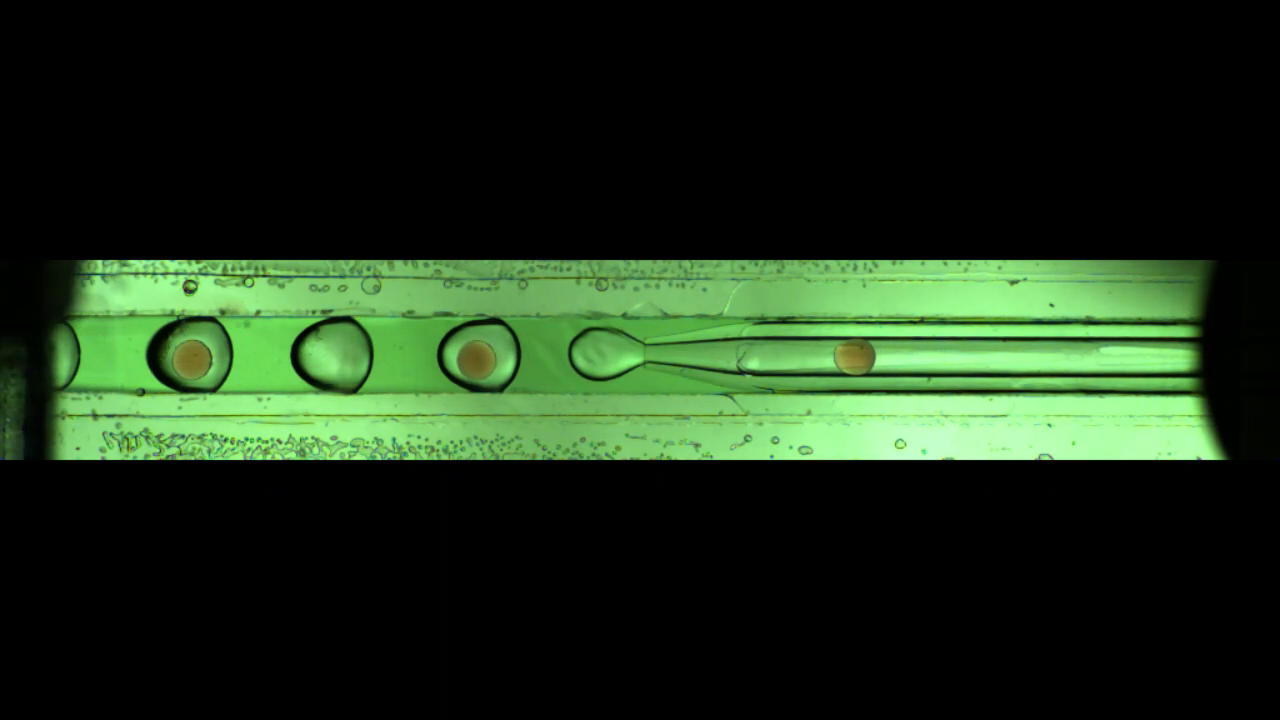
#> input picture frame 58 of videos/Media1.mp4, 1280 x 720 px
$ python main.py
#> lines starting #> are read from the running program, lines starting #| are printed output that depends on the picture; after the words box and inside, x2 and y2 are one past the last pixel; in counts of white or black regions, pixels touching at a corner belong together
### src/color_recognition.py
import cv2
import numpy as np


def convert_to_hsv(frame):
    """
    Converts a BGR frame to HSV color space.
    Args:
        frame (ndarray): BGR image.
    Returns:
        hsv (ndarray): HSV image.
    """
    hsv = cv2.cvtColor(frame, cv2.COLOR_BGR2HSV)
    return hsv


def create_droplet_mask(hsv_frame, droplet_hue_range, background_hue_range):
    """
    Creates a binary mask separating droplets from background based on hue.

    Args:
        hsv_frame (ndarray): HSV image.
        droplet_hue_range (tuple): (lower, upper) bounds for droplet hue.
        background_hue_range (tuple): (lower, upper) bounds for background hue.

    Returns:
        mask (ndarray): Binary mask (droplet = 255, background = 0)
    """
    # Extract hue channel
    hue = hsv_frame[:, :, 0]

    # Create background mask
    background_mask = cv2.inRange(hue, background_hue_range[0], background_hue_range[1])

    # Create droplet mask
    droplet_mask = cv2.inRange(hue, droplet_hue_range[0], droplet_hue_range[1])

    # Invert background mask (background becomes 0, droplet becomes 255)
    mask = droplet_mask

    return mask

### src/droplet_detector.py

import cv2
import numpy as np

def find_droplets(mask, min_area=300):
    """
    Finds blobs (droplets) in the binary mask, applies cleaning and area filtering.
    Args:
        mask (ndarray): Binary mask image.
        min_area (int): Minimum area to consider a blob as a droplet.
    Returns:
        contours (list): List of valid contours.
    """
    # Morphological closing to clean up the mask
    kernel = np.ones((5, 5), np.uint8)
    cleaned_mask = cv2.morphologyEx(mask, cv2.MORPH_CLOSE, kernel)

    contours, _ = cv2.findContours(cleaned_mask, cv2.RETR_EXTERNAL, cv2.CHAIN_APPROX_SIMPLE)

    # Filter small contours
    valid_contours = []
    for cnt in contours:
        area = cv2.contourArea(cnt)
        if area >= min_area:
            valid_contours.append(cnt)

    return valid_contours

def calculate_centers(contours):
    """
    Calculates center of mass for each contour.
    Args:
        contours (list): List of contours.
    Returns:
        centers (list of tuples): List of (x, y) center coordinates.
    """
    centers = []
    for cnt in contours:
        M = cv2.moments(cnt)
        if M["m00"] != 0:
            cX = int(M["m10"] / M["m00"])
            cY = int(M["m01"] / M["m00"])
            centers.append((cX, cY))
    return centers

### src/wrap_detector.py
import cv2
import numpy as np

def detect_wraps(frame):
    """
    Detect outer wraps by applying CLAHE + Canny + Hough Circle Transform,
    then filter circles to only those inside the desired detection window.
    """

    # Convert to grayscale
    gray = cv2.cvtColor(frame, cv2.COLOR_BGR2GRAY)

    # Apply CLAHE (contrast enhancement)
    clahe = cv2.createCLAHE(clipLimit=2.0, tileGridSize=(8, 8))
    enhanced = clahe.apply(gray)

    # Apply Canny Edge Detection
    edges = cv2.Canny(enhanced, threshold1=50, threshold2=150)

    # Apply Hough Circle Transform
    circles = cv2.HoughCircles(
        edges,
        cv2.HOUGH_GRADIENT,
        dp=1.2,
        minDist=40,
        param1=50,
        param2=55,  # <- stricter
        minRadius=20,
        maxRadius=50
    )

    if circles is not None:
        circles = np.uint16(np.around(circles))

        # Now filter circles inside the fixed window (yellow lines area)
        filtered_circles = []
        window_x_start = 410
        window_x_end = 500
        window_y_start = 0
        window_y_end = frame.shape[0]

        for circle in circles[0, :]:
            x, y, radius = circle
            if window_x_start <= x <= window_x_end and window_y_start <= y <= window_y_end:
                filtered_circles.append((x, y, radius))

        if len(filtered_circles) > 0:
            filtered_circles = np.array([filtered_circles])  # match expected shape
        else:
            filtered_circles = None

        return filtered_circles

    return None

### src/video_loader.py
import cv2

def load_video(video_path):
    """
    Opens a video file for reading frames.
    Args:
        video_path (str): Path to the video file.
    Returns:
        cv2.VideoCapture object if successful, else None.
    """
    cap = cv2.VideoCapture(video_path)
    if not cap.isOpened():
        print(f"Error: Could not open video {video_path}")
        return None
    return cap

def read_frames(cap):
    """
    Generator function that yields frames from a VideoCapture object.
    Args:
        cap: OpenCV VideoCapture object.
    Yields:
        frame (ndarray): Next frame from the video.
    """
    while cap.isOpened():
        ret, frame = cap.read()
        if not ret:
            break
        yield frame
    cap.release()

### src/utils.py
import numpy as np

class DropletTracker:
    def __init__(self, distance_threshold=20):
        self.tracked_centers = []
        self.distance_threshold = distance_threshold

    def update(self, detected_centers):
        for center in detected_centers:
            if not self.is_already_tracked(center):
                self.tracked_centers.append(center)

    def is_already_tracked(self, center):
        for tracked_center in self.tracked_centers:
            distance = np.linalg.norm(np.array(center) - np.array(tracked_center))
            if distance < self.distance_threshold:
                return True
        return False

    def get_total_count(self):
        return len(self.tracked_centers)

class OuterDropletStateTracker:
    def __init__(self, window_x_start=410, window_x_end=500, max_missed_frames=5):
        self.window_x_start = window_x_start
        self.window_x_end = window_x_end
        self.successful_droplets = 0
        self.unsuccessful_droplets = 0
        self.total_droplets = 0
        self.waiting_for_next = False
        self.missed_frames = 0
        self.max_missed_frames = max_missed_frames

    def update(self, outer_circles, inner_centers):
        """Update tracker based on outer wraps + inner centers."""

        found_valid_circle = False
        found_inner_match = False

        if outer_circles is not None:
            for circle in outer_circles[0, :]:
                x, y, radius = circle

                # Strict: Only process circles FULLY inside window
                if (x - radius >= self.window_x_start) and (x + radius <= self.window_x_end):
                    found_valid_circle = True

                    for inner_center in inner_centers:
                        distance = np.linalg.norm(np.array((x, y)) - np.array(inner_center))
                        if distance <= radius:
                            found_inner_match = True
                            break
                    break  # Only consider the first fully inside one

        if not self.waiting_for_next:
            if found_valid_circle:
                # New droplet detected -> Count immediately
                self.total_droplets += 1
                if found_inner_match:
                    self.successful_droplets += 1
                else:
                    self.unsuccessful_droplets += 1

                self.waiting_for_next = True  # Now wait before counting again
                self.missed_frames = 0

        else:
            if found_valid_circle:
                # Still seeing the same droplet -> Reset missed frames
                self.missed_frames = 0
            else:
                self.missed_frames += 1
                if self.missed_frames >= self.max_missed_frames:
                    # Enough empty frames passed -> allow next droplet counting
                    self.waiting_for_next = False
                    self.missed_frames = 0

        return self.successful_droplets, self.total_droplets, self.unsuccessful_droplets


# [28 lines left out: function count_successful_droplets, not called in this run]

### src/main.py
import cv2
from video_loader import load_video, read_frames
from color_recognition import convert_to_hsv, create_droplet_mask
from droplet_detector import find_droplets, calculate_centers
from wrap_detector import detect_wraps
from utils import DropletTracker, OuterDropletStateTracker
import config
# The video on slide 49 Lecture 1 was loaded to initiate the identification
def main():
    video_path = config.VIDEO_PATH
    cap = load_video(video_path)

    if cap is None:
        return
    # Colour range detection and isolation of background
    droplet_hue_range = config.DROPLET_HUE_RANGE
    background_hue_range = config.BACKGROUND_HUE_RANGE

    # Track inner droplet movement between frames
    tracker = DropletTracker(distance_threshold=config.TRACKER_DISTANCE_THRESHOLD)

    # track droplets passing through the window and if successfully formed outer wrap
    outer_state_tracker = OuterDropletStateTracker(window_x_start=410, window_x_end=500, max_missed_frames=5)
    # Iteration
    for idx, frame in enumerate(read_frames(cap)):
        # Convert to hsv
        hsv_frame = convert_to_hsv(frame)

    # part 1:Inner droplet detection
        # Colour Thresholding, contours and centre computation
        mask = create_droplet_mask(hsv_frame, droplet_hue_range, background_hue_range)
        contours = find_droplets(mask, min_area=config.MIN_DROPLET_AREA)
        centers = calculate_centers(contours)
        # Part 4: Mass/Blob Detection

        # Define detection window
        window_x_start = 410
        window_x_end = 500
        window_y_start = 0
        window_y_end = frame.shape[0]

        # Filter inner centers inside window
        filtered_centers = []
        for (x, y) in centers:
            if window_x_start <= x <= window_x_end and window_y_start <= y <= window_y_end:
                filtered_centers.append((x, y))

        # Update tracker with centers
        tracker.update(filtered_centers)

        inner_droplet_info = []  # list of (center, radius) tuples

        for cnt in contours:
            if cv2.contourArea(cnt) >= config.MIN_DROPLET_AREA:
                (x, y), radius = cv2.minEnclosingCircle(cnt)
                center = (int(x), int(y))
                radius = int(radius)
                inner_droplet_info.append((center, radius))

        for center, radius in inner_droplet_info:
            # Optional: scale radius slightly bigger for better visibility
            display_radius = int(radius * 1.2)

            cv2.circle(frame, center, radius=display_radius, color=(0, 0, 255), thickness=2)
            cv2.circle(frame, center, 2, (255, 0, 0), 3)  # small blue center dot

        # part 2: Outer wrap detection
        circles = detect_wraps(frame)

        # Draw outer wraps
        if circles is not None:
            for circle in circles[0, :]:
                center = (circle[0], circle[1])
                radius = circle[2]
                cv2.circle(frame, center, radius, (0, 255, 0), 2)
                cv2.circle(frame, center, 2, (0, 0, 255), 3)


        circles = detect_wraps(frame)


        # Draw detection window
        cv2.rectangle(
            frame,
            (window_x_start, window_y_start),
            (window_x_end, window_y_end),
            color=(0, 255, 255),  # Yellow
            thickness=2
        )
        # Part 3: Count Successfully Formed Droplets
        successful_droplet_count, total_droplet_count, unsuccessful_droplet_count = outer_state_tracker.update(circles,                                                                                                                                                                                                 filtered_centers)

        cv2.putText(frame, f"Successful: {successful_droplet_count}", (10, 90),
                    cv2.FONT_HERSHEY_SIMPLEX, 0.7, (0, 255, 0), 2)
        cv2.putText(frame, f"Total: {total_droplet_count}", (10, 120),
                    cv2.FONT_HERSHEY_SIMPLEX, 0.7, (255, 255, 0), 2)
        cv2.putText(frame, f"Unsuccessful: {unsuccessful_droplet_count}", (10, 150),
                    cv2.FONT_HERSHEY_SIMPLEX, 0.7, (0, 0, 255), 2)


        # Show frames
        cv2.imshow("Original Frame with Detections", frame)
        cv2.imshow("Droplet Mask", mask)

        if cv2.waitKey(1) & 0xFF == ord('q'):
            break
#> this loop made 1 pass; (key q is pressed on pass 1)
#> (centers, successful_droplet_count, total_droplet_count, unsuccessful_droplet_count) on pass 1: ([(476, 359), (191, 359), (854, 356)], 0, 0, 0)
#> pass 1, in create_droplet_mask, `hue = hsv_frame[:, :, 0]`:
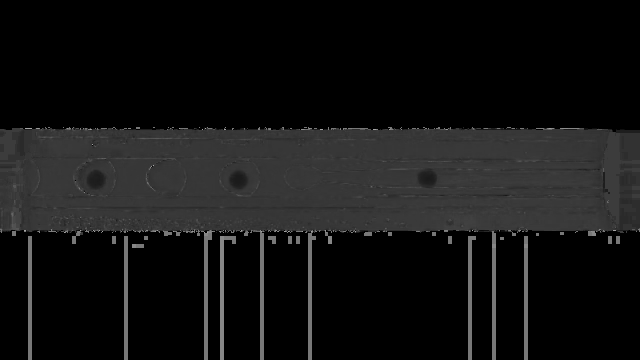
#> hue: shape (720, 1280) (shown at 1/2 size); min 0, max 174, mean 18.7
#> pass 1, in create_droplet_mask, `background_mask = cv2.inRange(hue, background_hue_range[0], background..`:
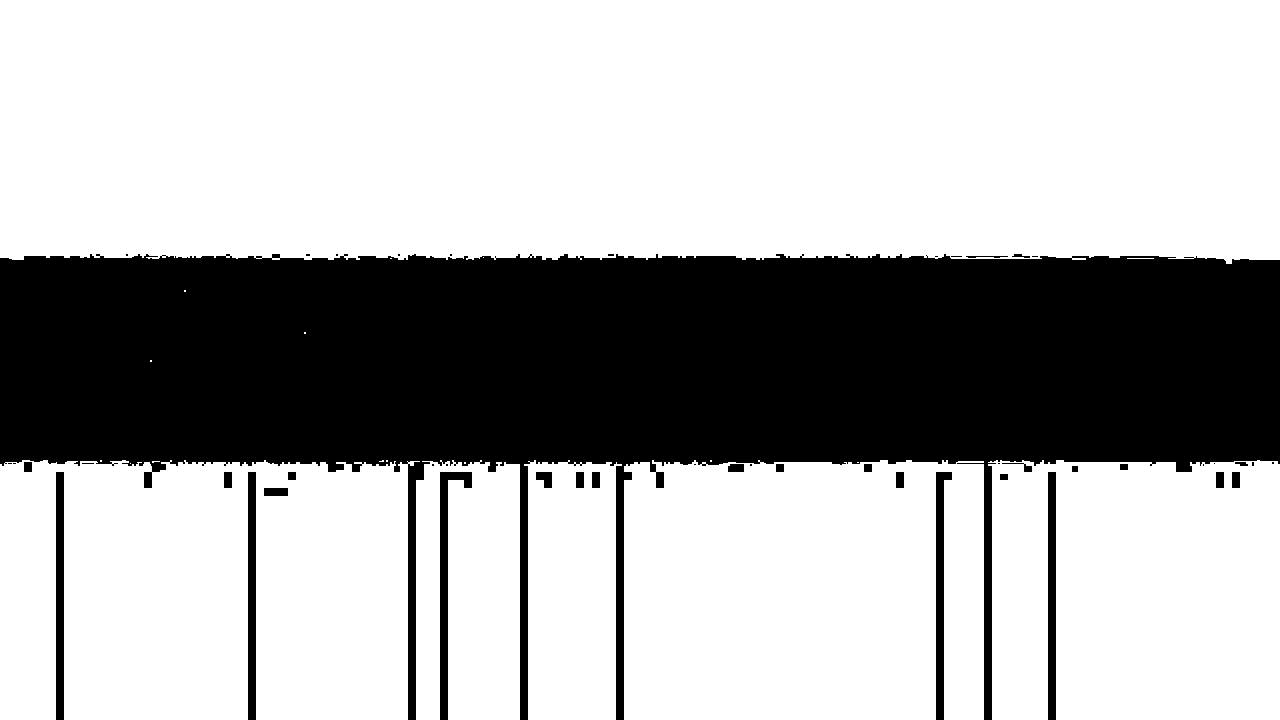
#> background_mask: shape (720, 1280); 69.2% white; 47 black regions (21 under 20 px), largest, box (x1, y1, x2, y2) and area: (0, 254, 1280, 720) 271711, (440, 472, 472, 720) 2240, (936, 472, 952, 720) 2048
#> pass 1, in create_droplet_mask, `droplet_mask = cv2.inRange(hue, droplet_hue_range[0], droplet_hue_rang..`:
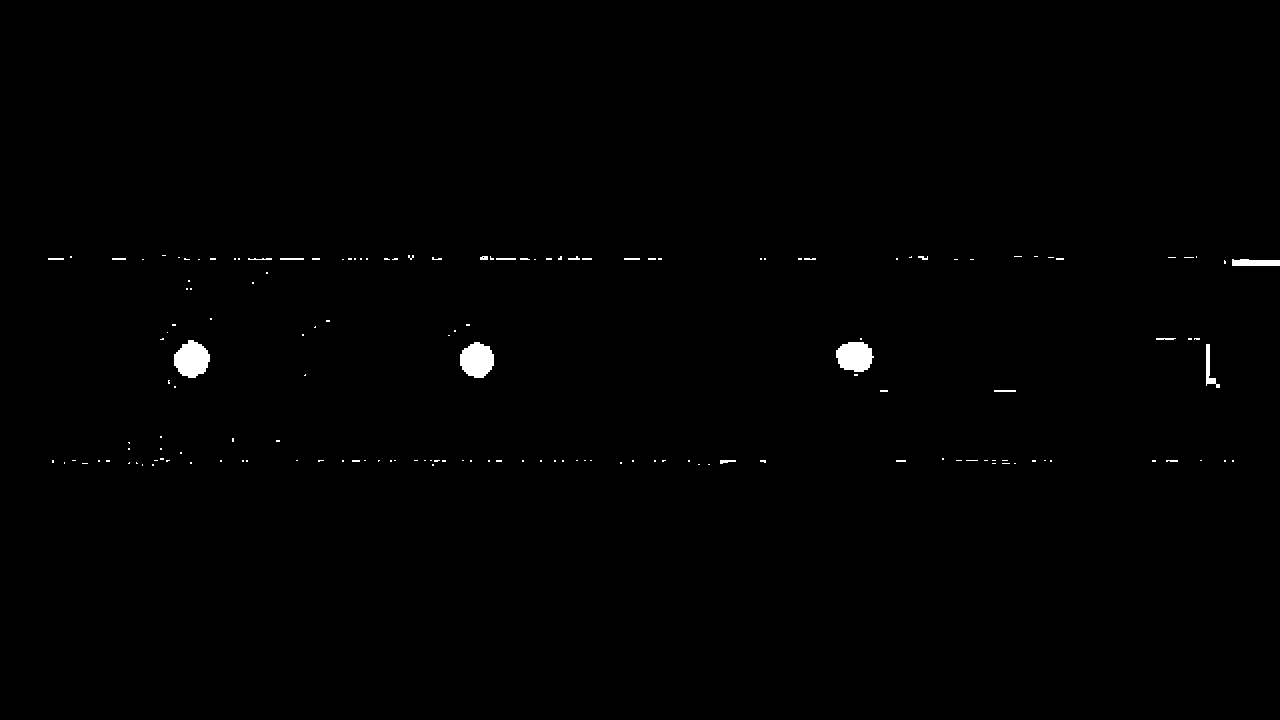
#> droplet_mask: shape (720, 1280); 0.5% white; 158 white regions (137 under 20 px), largest, box (x1, y1, x2, y2) and area: (174, 340, 210, 378) 988, (460, 342, 494, 378) 936, (836, 342, 874, 372) 892

    cap.release()
    cv2.destroyAllWindows()

    print("=" * 60)
    print("Final Summary:")
    print(f"Total Droplets Detected: {outer_state_tracker.total_droplets}")
    print(f"Successfully Formed Droplets: {outer_state_tracker.successful_droplets}")
    print(f"Unsuccessfully Formed Droplets: {outer_state_tracker.unsuccessful_droplets}")
    print("=" * 60)


if __name__ == "__main__":
    main()
